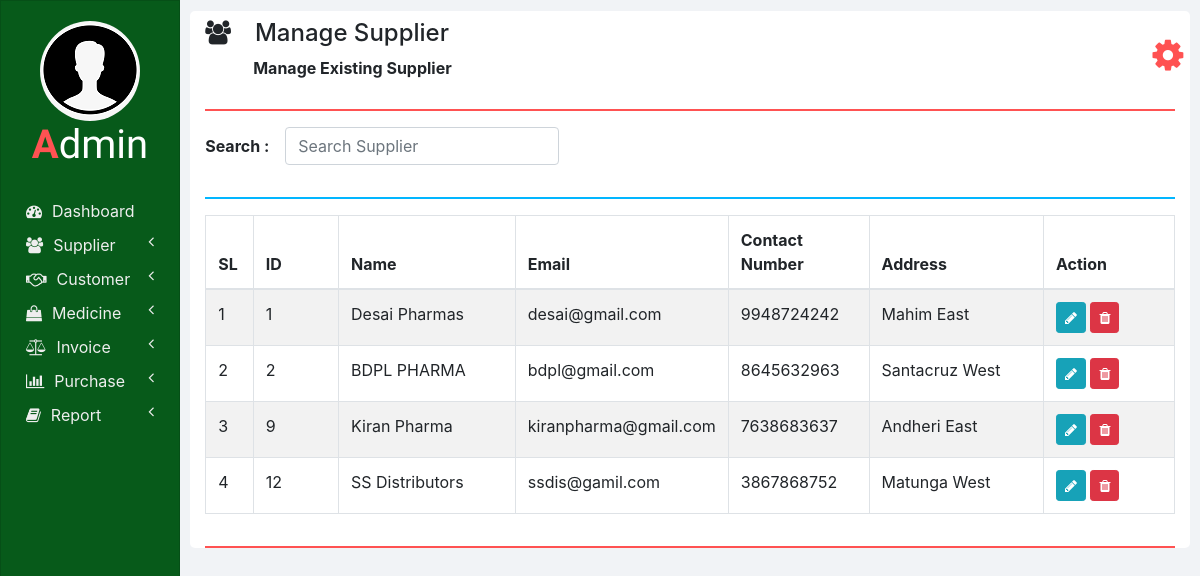
Page /manage_supplier.php on the committed database.
### tables this page shows
CREATE TABLE `suppliers` (
  `ID` int(11) NOT NULL,
  `NAME` varchar(100) NOT NULL,
  `EMAIL` varchar(100) NOT NULL,
  `CONTACT_NUMBER` varchar(10) NOT NULL,
  `ADDRESS` varchar(100) NOT NULL
);

### php/manage_supplier.php (the view, shortened to what this page needs)
<?php
  function showSuppliers($id) {
    require "db_connection.php";
    if($con) {
      $seq_no = 0;
      $query = "SELECT * FROM suppliers";
      $result = mysqli_query($con, $query);
      while($row = mysqli_fetch_array($result)) {
        $seq_no++;
        if($row['ID'] == $id)
          showEditOptionsRow($seq_no, $row);
        else
          showSupplierRow($seq_no, $row);
      }
    }
  }
  function showSupplierRow($seq_no, $row) {
    ?>
    <tr>
      <td><?php echo $seq_no; ?></td>
      <td><?php echo $row['ID'] ?></td>
      <td><?php echo $row['NAME']; ?></td>
      <td><?php echo $row['EMAIL']; ?></td>
      <td><?php echo $row['CONTACT_NUMBER']; ?></td>
      <td><?php echo $row['ADDRESS']; ?></td>
      <td>
        <button href="" class="btn btn-info btn-sm" onclick="editSupplier(<?php echo $row['ID']; ?>);">
          <i class="fa fa-pencil"></i>
        </button>
        <button class="btn btn-danger btn-sm" onclick="deleteSupplier(<?php echo $row['ID']; ?>);">
          <i class="fa fa-trash"></i>
        </button>
      </td>
    </tr>
    <?php
  }
  ?>

### css/sidenav.css (style rules this page uses)
body { background-color: #f1f3f6; }
.sidenav { width: 15%; height: 100vh; background-color: #222222; position: fixed; z-index: 1; flex: 1 0 auto; }
.card { width: 100%; height: 100%; top: 0; border-radius: 0; background-color: #075a1a; }
.logo .logo-caption { font-family: 'Poiret One', cursive; color: #ffffff; text-align: center; margin-bottom: 25px; }
.logo .profile { margin-left: 50%; border-radius: 50%; transform: translate(-50%); }
.logo .tweak { color: #ff5252; font-weight: bold; }
.main-menu-item { padding: 5px 5px; cursor: pointer; }
.main-menu-item > a { color: #eeeeee; text-decoration: none; font-size: 16px; }
.main-menu-item > a > span { margin-left: 10px; }

### css/home.css (style rules this page uses)
html, body { height: 100vh; }

### rows in the picture
suppliers: seq_no "1", ID "1", NAME "Desai Pharmas", EMAIL "desai@gmail.com", CONTACT_NUMBER "9948724242", ADDRESS "Mahim East"
suppliers: seq_no "2", ID "2", NAME "BDPL PHARMA", EMAIL "bdpl@gmail.com", CONTACT_NUMBER "8645632963", ADDRESS "Santacruz West"
suppliers: seq_no "3", ID "9", NAME "Kiran Pharma", EMAIL "kiranpharma@gmail.com", CONTACT_NUMBER "7638683637", ADDRESS "Andheri East"
suppliers: seq_no "4", ID "12", NAME "SS Distributors", EMAIL "ssdis@gamil.com", CONTACT_NUMBER "3867868752", ADDRESS "Matunga West"

### other values in the picture
$heading "Manage Supplier"
$sub_heading "Manage Existing Supplier"
